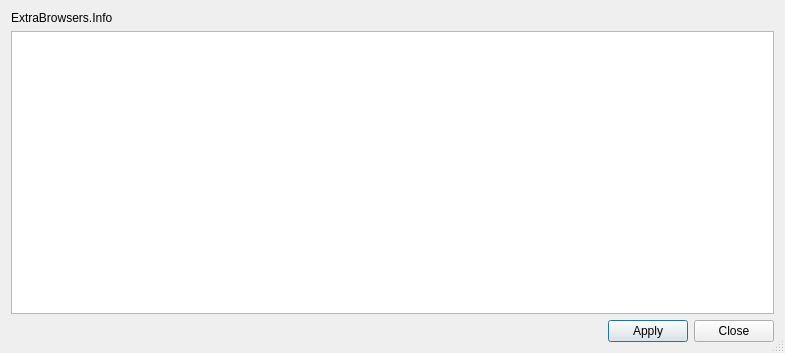
<?xml version="1.0" encoding="UTF-8"?>
<ui version="4.0">
 <class>OBSExtraBrowsers</class>
 <widget class="QDialog" name="OBSExtraBrowsers">
  <property name="geometry">
   <rect>
    <x>0</x>
    <y>0</y>
    <width>785</width>
    <height>353</height>
   </rect>
  </property>
  <property name="windowTitle">
   <string>ExtraBrowsers</string>
  </property>
  <property name="sizeGripEnabled">
   <bool>true</bool>
  </property>
  <layout class="QVBoxLayout" name="verticalLayout">
   <item>
    <widget class="QLabel" name="label">
     <property name="text">
      <string>ExtraBrowsers.Info</string>
     </property>
     <property name="wordWrap">
      <bool>true</bool>
     </property>
    </widget>
   </item>
   <item>
    <widget class="QTableView" name="table">
     <property name="selectionMode">
      <enum>QAbstractItemView::SelectionMode::NoSelection</enum>
     </property>
     <attribute name="horizontalHeaderMinimumSectionSize">
      <number>23</number>
     </attribute>
     <attribute name="horizontalHeaderDefaultSectionSize">
      <number>23</number>
     </attribute>
     <attribute name="verticalHeaderVisible">
      <bool>false</bool>
     </attribute>
     <attribute name="verticalHeaderDefaultSectionSize">
      <number>24</number>
     </attribute>
    </widget>
   </item>
   <item>
    <layout class="QHBoxLayout" name="horizontalLayout">
     <item>
      <spacer name="horizontalSpacer">
       <property name="orientation">
        <enum>Qt::Orientation::Horizontal</enum>
       </property>
       <property name="sizeHint" stdset="0">
        <size>
         <width>40</width>
         <height>20</height>
        </size>
       </property>
      </spacer>
     </item>
     <item>
      <widget class="QPushButton" name="apply">
       <property name="text">
        <string>Apply</string>
       </property>
      </widget>
     </item>
     <item>
      <widget class="QPushButton" name="close">
       <property name="text">
        <string>Close</string>
       </property>
      </widget>
     </item>
    </layout>
   </item>
  </layout>
 </widget>
 <resources/>
 <connections>
  <connection>
   <sender>close</sender>
   <signal>clicked()</signal>
   <receiver>OBSExtraBrowsers</receiver>
   <slot>close()</slot>
   <hints>
    <hint type="sourcelabel">
     <x>520</x>
     <y>286</y>
    </hint>
    <hint type="destinationlabel">
     <x>435</x>
     <y>-19</y>
    </hint>
   </hints>
  </connection>
 </connections>
</ui>
